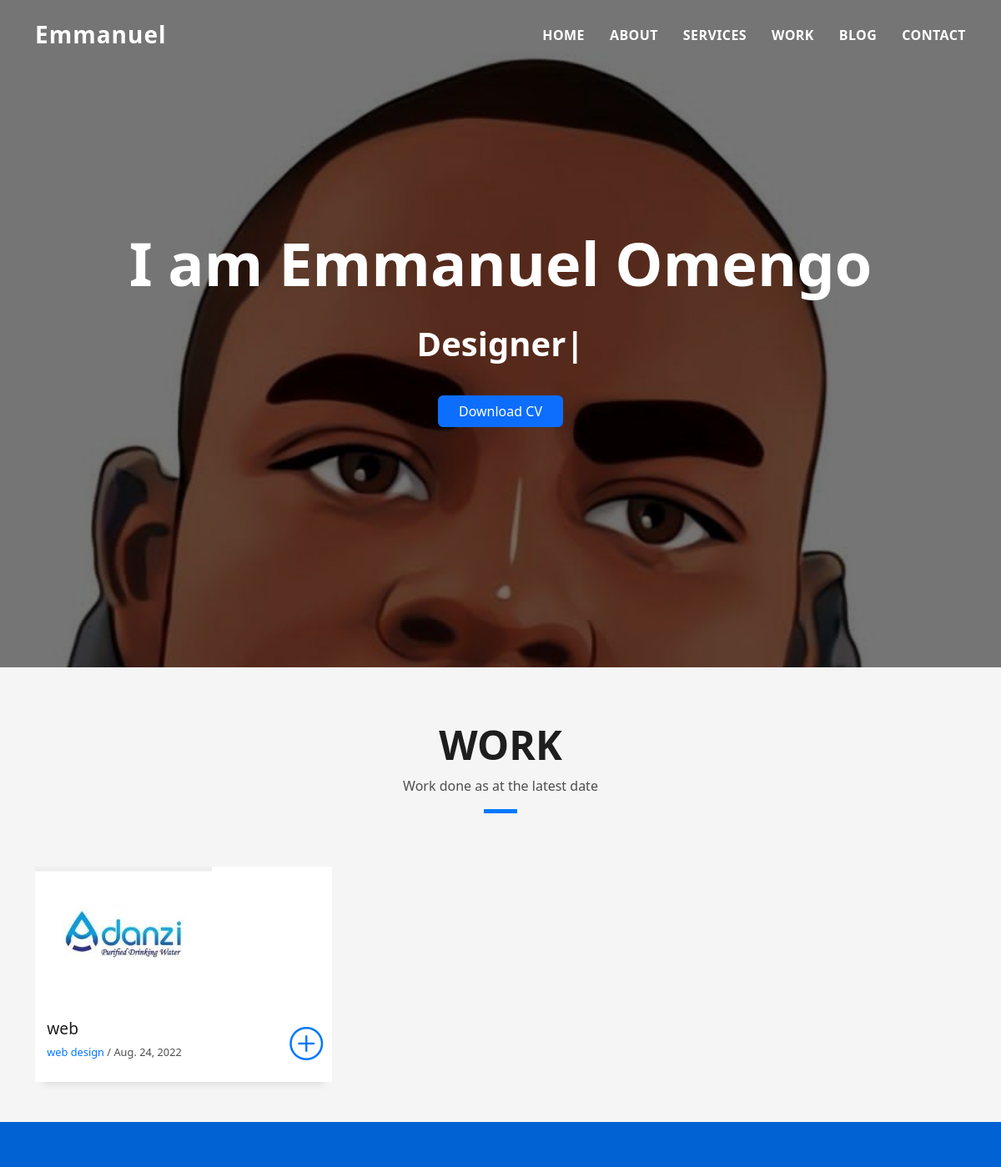
The app's page /work with its own data.
### resume/models.py (models this page shows, shortened)
class works(models.Model):
    Photo = models.ImageField(upload_to="uploads/work", default="upload/work/work.jpg")
    Name = models.CharField(max_length=100, null=False, blank=False, default="name")
    Type_of_Work = models.CharField(max_length=100, null=False, blank=False)
    date = models.DateField(default=timezone.now())

### resume/views.py (the view)
# urls.py: path('work', views.work, name="work"),
def work(request):
    workss = works.objects.all()
    return render(request, 'work.html', {'workss': workss})

### resume/templates/work.html (shortened to what this page needs)
{% extends 'layout.html' %}
{% load static %}
{% block body %}
  <main id="main">
    <section id="work" class="portfolio-mf sect-pt4 route">
      <div class="container">
        <div class="row">
          <div class="col-sm-12">
            <div class="title-box text-center">
              <h3 class="title-a">
                Work
              </h3>
              <p class="subtitle-a">
                Work done as at the latest date
              </p>
              <div class="line-mf"></div>
            </div>
          </div>
        </div>
          {% for s in workss %}
        <div class="row">
          <div class="col-md-4">
            <div class="work-box">
              <a href="/media/{{ s.Photo }}" data-gallery="portfolioGallery" class="portfolio-lightbox">
                <div class="work-img">
                  <img src="/media/{{ s.Photo }}" alt="" class="img-fluid">
                </div>
              </a>
              <div class="work-content">
                <div class="row">
                  <div class="col-sm-8">
                    <h2 class="w-title">{{ s.Name }}</h2>
                    <div class="w-more">
                      <span class="w-ctegory">{{ s.Type_of_Work }}</span> / <span class="w-date">{{ s.date }}</span>
                    </div>
                  </div>
                  <div class="col-sm-4">
                    <div class="w-like">
                      <a href="/workdetails"> <span class="bi bi-plus-circle"></span></a>
                    </div>
                  </div>
                </div>
              </div>
            </div>
          </div>
            {% endfor %}
        </div>
      </div>
    </section>
  </main>
  <footer>
    <div class="container">
      <div class="row">
        <div class="col-sm-12">
        </div>
      </div>
    </div>
  </footer>
</body>
</html>
{% endblock %}

### resume/static/css/style.css (style rules this page uses)
body { background-color: #f5f5f5; color: #4e4e4e; }
h1, h2, h3, h4, h5, h6 { color: #1e1e1e; }
a { color: #1e1e1e; text-decoration: none; transition: all 0.5s ease-in-out; }
.box-shadow, .card-blog, .work-box, .service-box, .paralax-mf { box-shadow: 0 13px 8px -10px rgba(0, 0, 0, 0.1); }
.sect-pt4 { padding-top: 4rem; }
.title-box { margin-bottom: 4rem; }
.title-a { text-decoration: none; font-size: 3rem; font-weight: bold; text-transform: uppercase; }
.subtitle-a { text-decoration: none; color: #4e4e4e; }
.line-mf { width: 40px; height: 5px; background-color: #0078ff; margin: 0 auto; }
.work-box { margin-bottom: 3rem; -webkit-backface-visibility: hidden; backface-visibility: hidden; background-color: #fff; }
.work-img { display: block; overflow: hidden; }
.work-img img { transition: all 1s; }
.work-content { padding: 2rem 3% 1rem 4%; }
.work-content .w-more { color: #4e4e4e; font-size: 0.8rem; }
.work-content .w-more .w-ctegory { color: #0078ff; }
.work-content .w-like { font-size: 2.5rem; color: #0078ff; float: right; }
.work-content .w-like a { color: #0078ff; }
.w-title { font-size: 1.2rem; }
footer { text-align: center; color: #fff; padding: 25px 0; background: #0062d3; }

### records on screen
works: Photo (picture), Name "web", Type_of_Work "web design", date "Aug. 24, 2022"
